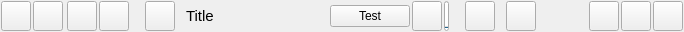
<?xml version="1.0" encoding="UTF-8"?>
<ui version="4.0">
 <class>TitleBarWidgetClass</class>
 <widget class="QWidget" name="TitleBarWidgetClass">
  <property name="geometry">
   <rect>
    <x>0</x>
    <y>0</y>
    <width>684</width>
    <height>32</height>
   </rect>
  </property>
  <property name="sizePolicy">
   <sizepolicy hsizetype="Expanding" vsizetype="Minimum">
    <horstretch>0</horstretch>
    <verstretch>0</verstretch>
   </sizepolicy>
  </property>
  <property name="minimumSize">
   <size>
    <width>0</width>
    <height>0</height>
   </size>
  </property>
  <property name="maximumSize">
   <size>
    <width>16777215</width>
    <height>16777215</height>
   </size>
  </property>
  <property name="windowTitle">
   <string notr="true">Form</string>
  </property>
  <property name="windowOpacity">
   <double>9.000000000000000</double>
  </property>
  <property name="styleSheet">
   <string notr="true"/>
  </property>
  <layout class="QVBoxLayout" name="verticalLayout_3">
   <property name="spacing">
    <number>0</number>
   </property>
   <property name="leftMargin">
    <number>0</number>
   </property>
   <property name="topMargin">
    <number>0</number>
   </property>
   <property name="rightMargin">
    <number>0</number>
   </property>
   <property name="bottomMargin">
    <number>0</number>
   </property>
   <item>
    <widget class="QFrame" name="StyledDlgTitleBox">
     <property name="sizePolicy">
      <sizepolicy hsizetype="Preferred" vsizetype="Minimum">
       <horstretch>0</horstretch>
       <verstretch>34</verstretch>
      </sizepolicy>
     </property>
     <property name="minimumSize">
      <size>
       <width>0</width>
       <height>0</height>
      </size>
     </property>
     <property name="maximumSize">
      <size>
       <width>16777215</width>
       <height>16777215</height>
      </size>
     </property>
     <layout class="QHBoxLayout" name="horizontalLayout">
      <property name="spacing">
       <number>2</number>
      </property>
      <property name="leftMargin">
       <number>1</number>
      </property>
      <property name="topMargin">
       <number>1</number>
      </property>
      <property name="rightMargin">
       <number>1</number>
      </property>
      <property name="bottomMargin">
       <number>1</number>
      </property>
      <item>
       <widget class="VxPushButton" name="m_NoLimitAppButton">
        <property name="sizePolicy">
         <sizepolicy hsizetype="Fixed" vsizetype="Fixed">
          <horstretch>0</horstretch>
          <verstretch>0</verstretch>
         </sizepolicy>
        </property>
        <property name="minimumSize">
         <size>
          <width>30</width>
          <height>30</height>
         </size>
        </property>
        <property name="maximumSize">
         <size>
          <width>30</width>
          <height>30</height>
         </size>
        </property>
        <property name="text">
         <string notr="true"/>
        </property>
        <property name="iconSize">
         <size>
          <width>30</width>
          <height>30</height>
         </size>
        </property>
       </widget>
      </item>
      <item>
       <widget class="VxPushButton" name="m_PowerOffButton">
        <property name="sizePolicy">
         <sizepolicy hsizetype="Fixed" vsizetype="Fixed">
          <horstretch>0</horstretch>
          <verstretch>0</verstretch>
         </sizepolicy>
        </property>
        <property name="minimumSize">
         <size>
          <width>30</width>
          <height>30</height>
         </size>
        </property>
        <property name="maximumSize">
         <size>
          <width>30</width>
          <height>30</height>
         </size>
        </property>
        <property name="font">
         <font>
          <pointsize>10</pointsize>
          <bold>true</bold>
         </font>
        </property>
        <property name="text">
         <string notr="true"/>
        </property>
       </widget>
      </item>
      <item>
       <widget class="NetAvailStatusWidget" name="m_NetAvailStatusWidget" native="true">
        <property name="sizePolicy">
         <sizepolicy hsizetype="Preferred" vsizetype="Preferred">
          <horstretch>0</horstretch>
          <verstretch>0</verstretch>
         </sizepolicy>
        </property>
        <property name="minimumSize">
         <size>
          <width>0</width>
          <height>0</height>
         </size>
        </property>
        <property name="maximumSize">
         <size>
          <width>16777215</width>
          <height>16777215</height>
         </size>
        </property>
       </widget>
      </item>
      <item>
       <widget class="VxPushButton" name="m_FriendRequestListButton">
        <property name="sizePolicy">
         <sizepolicy hsizetype="Fixed" vsizetype="Fixed">
          <horstretch>0</horstretch>
          <verstretch>0</verstretch>
         </sizepolicy>
        </property>
        <property name="minimumSize">
         <size>
          <width>30</width>
          <height>30</height>
         </size>
        </property>
        <property name="maximumSize">
         <size>
          <width>30</width>
          <height>30</height>
         </size>
        </property>
        <property name="font">
         <font>
          <pointsize>10</pointsize>
          <bold>true</bold>
         </font>
        </property>
        <property name="text">
         <string notr="true"/>
        </property>
       </widget>
      </item>
      <item>
       <widget class="VxPushButton" name="m_OfferListButton">
        <property name="sizePolicy">
         <sizepolicy hsizetype="Fixed" vsizetype="Fixed">
          <horstretch>0</horstretch>
          <verstretch>0</verstretch>
         </sizepolicy>
        </property>
        <property name="minimumSize">
         <size>
          <width>30</width>
          <height>30</height>
         </size>
        </property>
        <property name="maximumSize">
         <size>
          <width>30</width>
          <height>30</height>
         </size>
        </property>
        <property name="text">
         <string notr="true"/>
        </property>
        <property name="iconSize">
         <size>
          <width>30</width>
          <height>30</height>
         </size>
        </property>
       </widget>
      </item>
      <item>
       <widget class="QLabel" name="m_OfferCountLabel">
        <property name="text">
         <string notr="true"/>
        </property>
       </widget>
      </item>
      <item>
       <spacer name="horizontalSpacer_3">
        <property name="orientation">
         <enum>Qt::Orientation::Horizontal</enum>
        </property>
        <property name="sizeType">
         <enum>QSizePolicy::Policy::Fixed</enum>
        </property>
        <property name="sizeHint" stdset="0">
         <size>
          <width>5</width>
          <height>20</height>
         </size>
        </property>
       </spacer>
      </item>
      <item>
       <widget class="VxPushButton" name="m_HostJoinRequestListButton">
        <property name="sizePolicy">
         <sizepolicy hsizetype="Fixed" vsizetype="Fixed">
          <horstretch>0</horstretch>
          <verstretch>0</verstretch>
         </sizepolicy>
        </property>
        <property name="minimumSize">
         <size>
          <width>30</width>
          <height>30</height>
         </size>
        </property>
        <property name="maximumSize">
         <size>
          <width>30</width>
          <height>30</height>
         </size>
        </property>
        <property name="text">
         <string notr="true"/>
        </property>
        <property name="iconSize">
         <size>
          <width>30</width>
          <height>30</height>
         </size>
        </property>
       </widget>
      </item>
      <item>
       <widget class="QLabel" name="m_HostJoinRequestCountLabel">
        <property name="text">
         <string notr="true"/>
        </property>
       </widget>
      </item>
      <item>
       <widget class="QLabel" name="StyledDlgTitleLabel">
        <property name="sizePolicy">
         <sizepolicy hsizetype="Expanding" vsizetype="Fixed">
          <horstretch>0</horstretch>
          <verstretch>0</verstretch>
         </sizepolicy>
        </property>
        <property name="minimumSize">
         <size>
          <width>0</width>
          <height>30</height>
         </size>
        </property>
        <property name="maximumSize">
         <size>
          <width>16777215</width>
          <height>30</height>
         </size>
        </property>
        <property name="font">
         <font>
          <pointsize>11</pointsize>
          <bold>false</bold>
         </font>
        </property>
        <property name="text">
         <string notr="true">Title</string>
        </property>
       </widget>
      </item>
      <item>
       <widget class="QPushButton" name="m_TestButton">
        <property name="text">
         <string>Test</string>
        </property>
       </widget>
      </item>
      <item>
       <widget class="VxPushButton" name="m_MuteMicButton">
        <property name="minimumSize">
         <size>
          <width>30</width>
          <height>30</height>
         </size>
        </property>
        <property name="maximumSize">
         <size>
          <width>30</width>
          <height>30</height>
         </size>
        </property>
        <property name="text">
         <string notr="true"/>
        </property>
        <property name="iconSize">
         <size>
          <width>30</width>
          <height>30</height>
         </size>
        </property>
       </widget>
      </item>
      <item>
       <widget class="QProgressBar" name="m_MicVolPeakBar">
        <property name="sizePolicy">
         <sizepolicy hsizetype="Fixed" vsizetype="Fixed">
          <horstretch>0</horstretch>
          <verstretch>0</verstretch>
         </sizepolicy>
        </property>
        <property name="minimumSize">
         <size>
          <width>5</width>
          <height>30</height>
         </size>
        </property>
        <property name="maximumSize">
         <size>
          <width>5</width>
          <height>30</height>
         </size>
        </property>
        <property name="maximum">
         <number>100</number>
        </property>
        <property name="value">
         <number>0</number>
        </property>
        <property name="orientation">
         <enum>Qt::Orientation::Vertical</enum>
        </property>
        <property name="textDirection">
         <enum>QProgressBar::Direction::BottomToTop</enum>
        </property>
       </widget>
      </item>
      <item>
       <widget class="QLabel" name="m_WantMicCountLabel">
        <property name="text">
         <string/>
        </property>
       </widget>
      </item>
      <item>
       <spacer name="horizontalSpacer_2">
        <property name="orientation">
         <enum>Qt::Orientation::Horizontal</enum>
        </property>
        <property name="sizeType">
         <enum>QSizePolicy::Policy::Fixed</enum>
        </property>
        <property name="sizeHint" stdset="0">
         <size>
          <width>5</width>
          <height>20</height>
         </size>
        </property>
       </spacer>
      </item>
      <item>
       <widget class="VxPushButton" name="m_MuteSpeakerButton">
        <property name="sizePolicy">
         <sizepolicy hsizetype="Fixed" vsizetype="Fixed">
          <horstretch>0</horstretch>
          <verstretch>0</verstretch>
         </sizepolicy>
        </property>
        <property name="minimumSize">
         <size>
          <width>30</width>
          <height>30</height>
         </size>
        </property>
        <property name="maximumSize">
         <size>
          <width>30</width>
          <height>30</height>
         </size>
        </property>
        <property name="text">
         <string notr="true"/>
        </property>
        <property name="iconSize">
         <size>
          <width>30</width>
          <height>30</height>
         </size>
        </property>
       </widget>
      </item>
      <item>
       <widget class="QLabel" name="m_WantSpeakerCountLabel">
        <property name="text">
         <string/>
        </property>
       </widget>
      </item>
      <item>
       <widget class="VxPushButton" name="m_CameraStartStopButton">
        <property name="sizePolicy">
         <sizepolicy hsizetype="Fixed" vsizetype="Fixed">
          <horstretch>0</horstretch>
          <verstretch>0</verstretch>
         </sizepolicy>
        </property>
        <property name="minimumSize">
         <size>
          <width>30</width>
          <height>30</height>
         </size>
        </property>
        <property name="maximumSize">
         <size>
          <width>30</width>
          <height>30</height>
         </size>
        </property>
        <property name="text">
         <string notr="true"/>
        </property>
        <property name="iconSize">
         <size>
          <width>30</width>
          <height>30</height>
         </size>
        </property>
       </widget>
      </item>
      <item>
       <widget class="CamTitleBarPreview" name="m_CamPreviewScreen">
        <property name="sizePolicy">
         <sizepolicy hsizetype="Fixed" vsizetype="Fixed">
          <horstretch>0</horstretch>
          <verstretch>0</verstretch>
         </sizepolicy>
        </property>
        <property name="minimumSize">
         <size>
          <width>40</width>
          <height>30</height>
         </size>
        </property>
        <property name="maximumSize">
         <size>
          <width>40</width>
          <height>30</height>
         </size>
        </property>
        <property name="text">
         <string/>
        </property>
       </widget>
      </item>
      <item>
       <widget class="QLabel" name="m_CamClientCountLabel">
        <property name="text">
         <string notr="true"/>
        </property>
        <property name="alignment">
         <set>Qt::AlignmentFlag::AlignLeading|Qt::AlignmentFlag::AlignLeft|Qt::AlignmentFlag::AlignVCenter</set>
        </property>
       </widget>
      </item>
      <item>
       <widget class="VxMenuButtonTop" name="m_MenuTopButton">
        <property name="sizePolicy">
         <sizepolicy hsizetype="Fixed" vsizetype="Fixed">
          <horstretch>0</horstretch>
          <verstretch>0</verstretch>
         </sizepolicy>
        </property>
        <property name="minimumSize">
         <size>
          <width>30</width>
          <height>30</height>
         </size>
        </property>
        <property name="maximumSize">
         <size>
          <width>30</width>
          <height>30</height>
         </size>
        </property>
        <property name="font">
         <font>
          <pointsize>10</pointsize>
          <bold>true</bold>
         </font>
        </property>
        <property name="text">
         <string/>
        </property>
       </widget>
      </item>
      <item>
       <widget class="VxPushButton" name="m_MenuButton">
        <property name="sizePolicy">
         <sizepolicy hsizetype="Fixed" vsizetype="Fixed">
          <horstretch>0</horstretch>
          <verstretch>0</verstretch>
         </sizepolicy>
        </property>
        <property name="minimumSize">
         <size>
          <width>30</width>
          <height>30</height>
         </size>
        </property>
        <property name="maximumSize">
         <size>
          <width>30</width>
          <height>30</height>
         </size>
        </property>
        <property name="text">
         <string notr="true"/>
        </property>
       </widget>
      </item>
      <item>
       <widget class="VxPushButton" name="m_BackDlgButton">
        <property name="sizePolicy">
         <sizepolicy hsizetype="Fixed" vsizetype="Fixed">
          <horstretch>0</horstretch>
          <verstretch>0</verstretch>
         </sizepolicy>
        </property>
        <property name="minimumSize">
         <size>
          <width>30</width>
          <height>30</height>
         </size>
        </property>
        <property name="maximumSize">
         <size>
          <width>30</width>
          <height>30</height>
         </size>
        </property>
        <property name="font">
         <font>
          <pointsize>10</pointsize>
          <bold>true</bold>
         </font>
        </property>
        <property name="text">
         <string notr="true"/>
        </property>
       </widget>
      </item>
     </layout>
    </widget>
   </item>
  </layout>
 </widget>
 <customwidgets>
  <customwidget>
   <class>VxPushButton</class>
   <extends>QPushButton</extends>
   <header location="global">VxPushButton.h</header>
  </customwidget>
  <customwidget>
   <class>VxMenuButtonTop</class>
   <extends>QPushButton</extends>
   <header>VxMenuButtonTop.h</header>
  </customwidget>
  <customwidget>
   <class>NetAvailStatusWidget</class>
   <extends>QWidget</extends>
   <header>NetAvailStatusWidget.h</header>
   <container>1</container>
  </customwidget>
  <customwidget>
   <class>CamTitleBarPreview</class>
   <extends>QLabel</extends>
   <header>CamTitleBarPreview.h</header>
  </customwidget>
 </customwidgets>
 <resources/>
 <connections/>
</ui>
